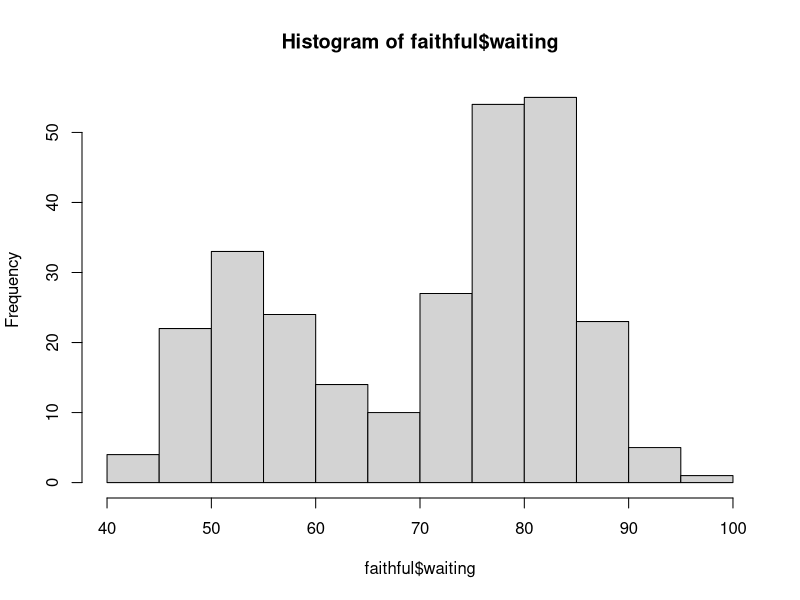
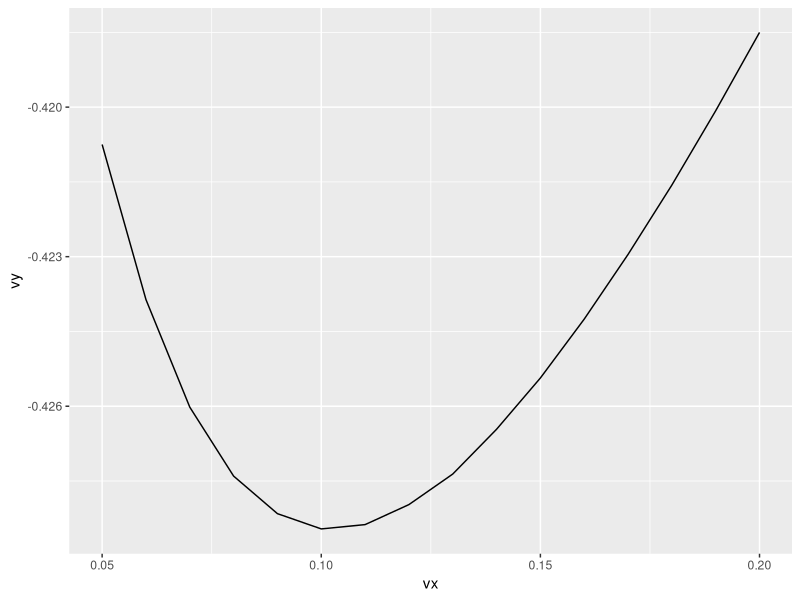
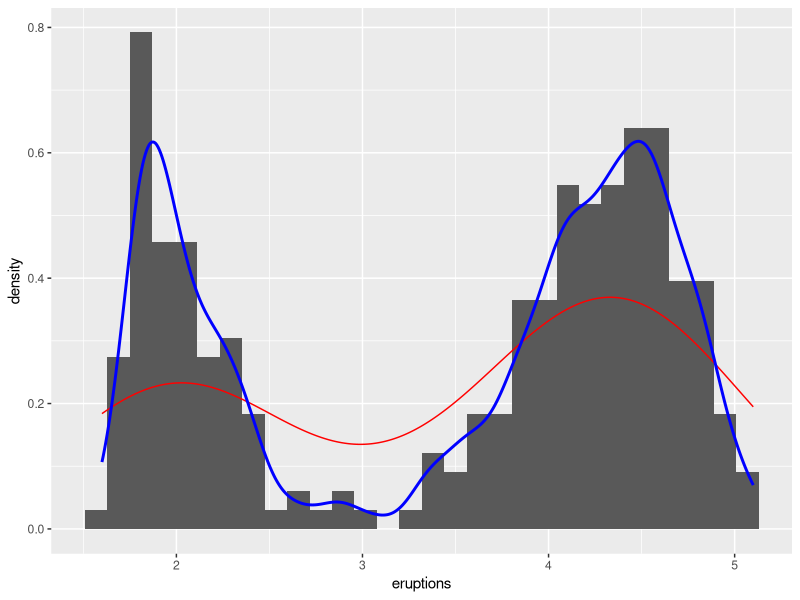
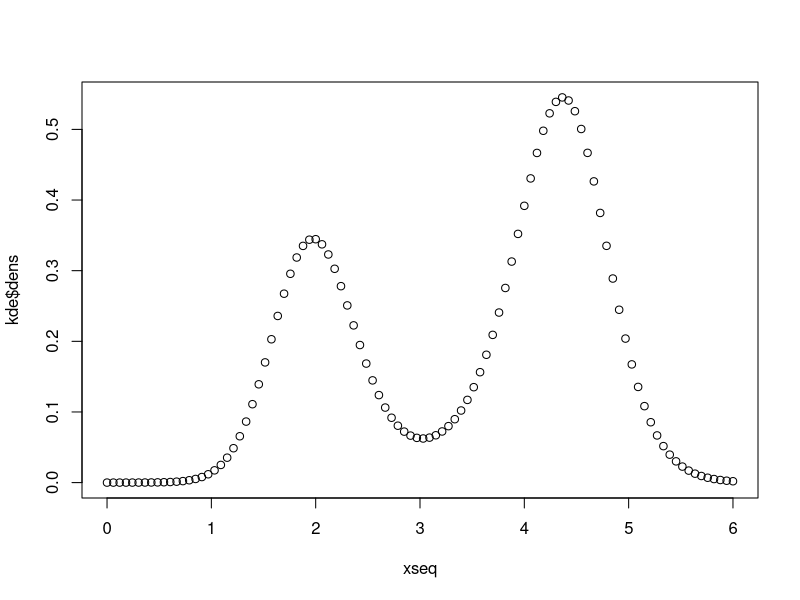

Reproduce these figures in R, in order.
# KDENSITY EXAMPLE
library(MASS)
library(ggplot2)

# par(mar=c(1,1,1,1))

?faithful

#LOAD OLD FAITHFUL DF
hist(faithful$waiting)

eruptions <- faithful$eruptions
h.cv <- ucv(eruptions)
h.plugin <-width.SJ(eruptions)

# CROSS VALIDATE TO FIND OPTIMAL
set.seed(1)

X = eruptions

J<- function(h){
  fhat=Vectorize(function(x) density(X,from=x,to=x,n=1,bw=h)$y)
  fhati=Vectorize(function(i) density(X[-i],from=X[i],to=X[i],n=1,bw=h)$y)
  F=fhati(1:length(X))
  return(integrate(function(x) fhat(x)^2,-Inf,Inf)$value-2*mean(F))
}

vx=seq(.05,.2,by=.01)
vy=Vectorize(J)(vx)
df=data.frame(vx,vy)

qplot(vx,vy,geom="line",data=df)

topt<- optimize(J,interval=c(.1,1))

h.plugin
bw=topt$minimum

# PLOT
data <- as.data.frame(eruptions)

ggplot(data,aes(eruptions))  + geom_histogram(aes(y = stat(density))) +
  geom_line(stat="density",bw=h.plugin, col = 'red') + 
  geom_line(stat="density", bw=topt$minimum,lwd = 1, col = 'blue')


#ADAPTIVE KERNEL
library(quantreg)
xs=sort(eruptions)
xseq=seq(0,6,length=100)
kde=akj(xs,xseq)
plot(xseq,kde$dens)
